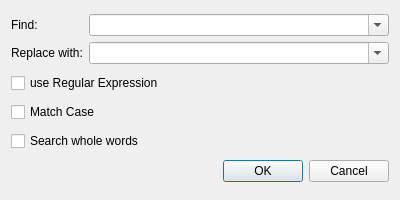
<?xml version="1.0" encoding="UTF-8"?>
<ui version="4.0">
 <class>SearchReplaceAllDialog</class>
 <widget class="QDialog" name="SearchReplaceAllDialog">
  <property name="geometry">
   <rect>
    <x>0</x>
    <y>0</y>
    <width>400</width>
    <height>200</height>
   </rect>
  </property>
  <property name="windowTitle">
   <string>Find and Replace</string>
  </property>
  <layout class="QVBoxLayout" name="verticalLayout">
   <item>
    <layout class="QGridLayout" name="gridLayout">
     <item row="0" column="1">
      <widget class="QComboBox" name="comboBoxSearch">
       <property name="sizePolicy">
        <sizepolicy hsizetype="Expanding" vsizetype="Fixed">
         <horstretch>0</horstretch>
         <verstretch>0</verstretch>
        </sizepolicy>
       </property>
       <property name="editable">
        <bool>true</bool>
       </property>
      </widget>
     </item>
     <item row="1" column="1">
      <widget class="QComboBox" name="comboBoxReplace">
       <property name="sizePolicy">
        <sizepolicy hsizetype="Expanding" vsizetype="Fixed">
         <horstretch>0</horstretch>
         <verstretch>0</verstretch>
        </sizepolicy>
       </property>
       <property name="editable">
        <bool>true</bool>
       </property>
      </widget>
     </item>
     <item row="0" column="0">
      <widget class="QLabel" name="label">
       <property name="text">
        <string>Find:</string>
       </property>
      </widget>
     </item>
     <item row="1" column="0">
      <widget class="QLabel" name="label_2">
       <property name="text">
        <string>Replace with:</string>
       </property>
      </widget>
     </item>
    </layout>
   </item>
   <item>
    <widget class="QCheckBox" name="checkBoxRegExp">
     <property name="text">
      <string>use Regular Expression</string>
     </property>
    </widget>
   </item>
   <item>
    <widget class="QCheckBox" name="checkBoxMatchCase">
     <property name="text">
      <string>Match Case</string>
     </property>
    </widget>
   </item>
   <item>
    <widget class="QCheckBox" name="checkBoxWholeWords">
     <property name="text">
      <string>Search whole words</string>
     </property>
    </widget>
   </item>
   <item>
    <widget class="QDialogButtonBox" name="buttonBox">
     <property name="orientation">
      <enum>Qt::Horizontal</enum>
     </property>
     <property name="standardButtons">
      <set>QDialogButtonBox::Cancel|QDialogButtonBox::Ok</set>
     </property>
    </widget>
   </item>
  </layout>
 </widget>
 <tabstops>
  <tabstop>comboBoxSearch</tabstop>
  <tabstop>comboBoxReplace</tabstop>
  <tabstop>checkBoxRegExp</tabstop>
  <tabstop>checkBoxMatchCase</tabstop>
  <tabstop>checkBoxWholeWords</tabstop>
 </tabstops>
 <resources/>
 <connections>
  <connection>
   <sender>buttonBox</sender>
   <signal>accepted()</signal>
   <receiver>SearchReplaceAllDialog</receiver>
   <slot>accept()</slot>
   <hints>
    <hint type="sourcelabel">
     <x>248</x>
     <y>254</y>
    </hint>
    <hint type="destinationlabel">
     <x>157</x>
     <y>274</y>
    </hint>
   </hints>
  </connection>
  <connection>
   <sender>buttonBox</sender>
   <signal>rejected()</signal>
   <receiver>SearchReplaceAllDialog</receiver>
   <slot>reject()</slot>
   <hints>
    <hint type="sourcelabel">
     <x>316</x>
     <y>260</y>
    </hint>
    <hint type="destinationlabel">
     <x>286</x>
     <y>274</y>
    </hint>
   </hints>
  </connection>
 </connections>
</ui>
